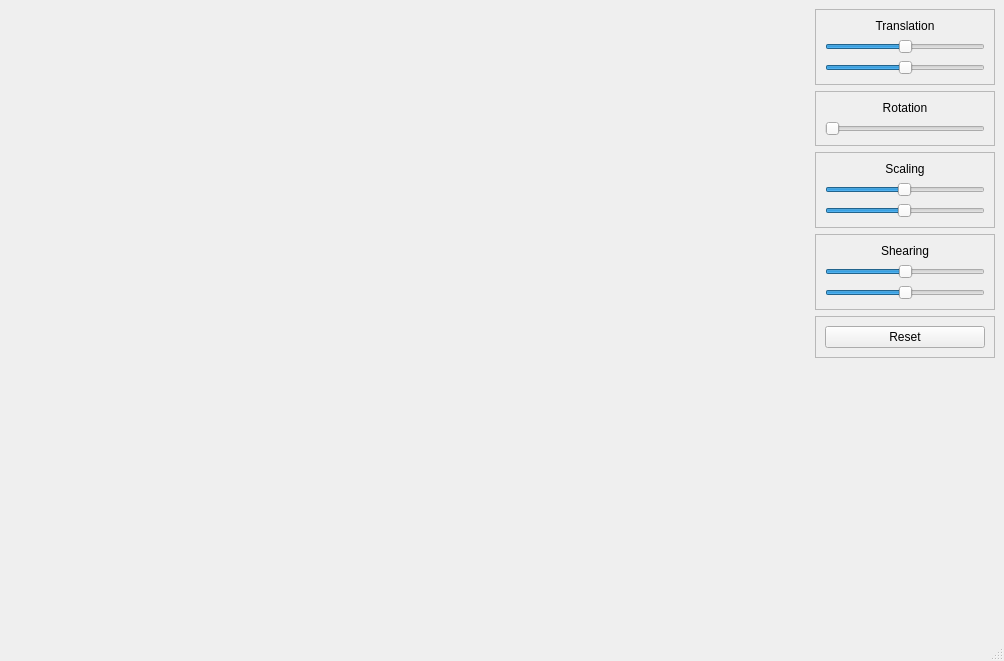
<?xml version="1.0" encoding="UTF-8"?>
<ui version="4.0">
 <class>MainWindow</class>
 <widget class="QMainWindow" name="MainWindow">
  <property name="geometry">
   <rect>
    <x>0</x>
    <y>0</y>
    <width>1004</width>
    <height>661</height>
   </rect>
  </property>
  <property name="windowTitle">
   <string>MainWindow</string>
  </property>
  <widget class="QWidget" name="centralwidget">
   <layout class="QHBoxLayout" name="horizontalLayout" stretch="3,1">
    <item>
     <widget class="Screen" name="widget" native="true">
      <property name="minimumSize">
       <size>
        <width>800</width>
        <height>600</height>
       </size>
      </property>
     </widget>
    </item>
    <item>
     <layout class="QVBoxLayout" name="verticalLayout">
      <item>
       <widget class="QFrame" name="translation_frame">
        <property name="frameShape">
         <enum>QFrame::Shape::StyledPanel</enum>
        </property>
        <property name="frameShadow">
         <enum>QFrame::Shadow::Raised</enum>
        </property>
        <layout class="QVBoxLayout" name="verticalLayout_2">
         <item>
          <widget class="QLabel" name="label">
           <property name="text">
            <string>Translation</string>
           </property>
           <property name="alignment">
            <set>Qt::AlignmentFlag::AlignCenter</set>
           </property>
          </widget>
         </item>
         <item>
          <widget class="QSlider" name="translationX">
           <property name="minimum">
            <number>-100</number>
           </property>
           <property name="maximum">
            <number>100</number>
           </property>
           <property name="value">
            <number>0</number>
           </property>
           <property name="orientation">
            <enum>Qt::Orientation::Horizontal</enum>
           </property>
          </widget>
         </item>
         <item>
          <widget class="QSlider" name="translationY">
           <property name="minimum">
            <number>-100</number>
           </property>
           <property name="maximum">
            <number>100</number>
           </property>
           <property name="value">
            <number>0</number>
           </property>
           <property name="orientation">
            <enum>Qt::Orientation::Horizontal</enum>
           </property>
          </widget>
         </item>
        </layout>
       </widget>
      </item>
      <item>
       <widget class="QFrame" name="rotation_frame">
        <property name="minimumSize">
         <size>
          <width>0</width>
          <height>30</height>
         </size>
        </property>
        <property name="frameShape">
         <enum>QFrame::Shape::StyledPanel</enum>
        </property>
        <property name="frameShadow">
         <enum>QFrame::Shadow::Raised</enum>
        </property>
        <layout class="QVBoxLayout" name="verticalLayout_3">
         <item>
          <widget class="QLabel" name="label2">
           <property name="text">
            <string>Rotation</string>
           </property>
           <property name="alignment">
            <set>Qt::AlignmentFlag::AlignCenter</set>
           </property>
          </widget>
         </item>
         <item>
          <widget class="QSlider" name="rotation">
           <property name="maximum">
            <number>100</number>
           </property>
           <property name="orientation">
            <enum>Qt::Orientation::Horizontal</enum>
           </property>
          </widget>
         </item>
        </layout>
       </widget>
      </item>
      <item>
       <widget class="QFrame" name="scaling_frame">
        <property name="minimumSize">
         <size>
          <width>0</width>
          <height>30</height>
         </size>
        </property>
        <property name="frameShape">
         <enum>QFrame::Shape::StyledPanel</enum>
        </property>
        <property name="frameShadow">
         <enum>QFrame::Shadow::Raised</enum>
        </property>
        <layout class="QVBoxLayout" name="verticalLayout_4">
         <item>
          <widget class="QLabel" name="label_2">
           <property name="text">
            <string>Scaling</string>
           </property>
           <property name="alignment">
            <set>Qt::AlignmentFlag::AlignCenter</set>
           </property>
          </widget>
         </item>
         <item>
          <widget class="QSlider" name="scalingX">
           <property name="minimum">
            <number>-99</number>
           </property>
           <property name="maximum">
            <number>100</number>
           </property>
           <property name="value">
            <number>0</number>
           </property>
           <property name="orientation">
            <enum>Qt::Orientation::Horizontal</enum>
           </property>
          </widget>
         </item>
         <item>
          <widget class="QSlider" name="scalingY">
           <property name="minimum">
            <number>-99</number>
           </property>
           <property name="maximum">
            <number>100</number>
           </property>
           <property name="value">
            <number>0</number>
           </property>
           <property name="orientation">
            <enum>Qt::Orientation::Horizontal</enum>
           </property>
          </widget>
         </item>
        </layout>
       </widget>
      </item>
      <item>
       <widget class="QFrame" name="shearing_frame">
        <property name="minimumSize">
         <size>
          <width>0</width>
          <height>30</height>
         </size>
        </property>
        <property name="frameShape">
         <enum>QFrame::Shape::StyledPanel</enum>
        </property>
        <property name="frameShadow">
         <enum>QFrame::Shadow::Raised</enum>
        </property>
        <layout class="QVBoxLayout" name="verticalLayout_5">
         <item>
          <widget class="QLabel" name="label_3">
           <property name="text">
            <string>Shearing</string>
           </property>
           <property name="alignment">
            <set>Qt::AlignmentFlag::AlignCenter</set>
           </property>
          </widget>
         </item>
         <item>
          <widget class="QSlider" name="shearingX">
           <property name="minimum">
            <number>-100</number>
           </property>
           <property name="maximum">
            <number>100</number>
           </property>
           <property name="value">
            <number>0</number>
           </property>
           <property name="orientation">
            <enum>Qt::Orientation::Horizontal</enum>
           </property>
          </widget>
         </item>
         <item>
          <widget class="QSlider" name="shearingY">
           <property name="minimum">
            <number>-100</number>
           </property>
           <property name="maximum">
            <number>100</number>
           </property>
           <property name="value">
            <number>0</number>
           </property>
           <property name="orientation">
            <enum>Qt::Orientation::Horizontal</enum>
           </property>
          </widget>
         </item>
        </layout>
       </widget>
      </item>
      <item>
       <widget class="QFrame" name="frame">
        <property name="minimumSize">
         <size>
          <width>0</width>
          <height>30</height>
         </size>
        </property>
        <property name="frameShape">
         <enum>QFrame::Shape::StyledPanel</enum>
        </property>
        <property name="frameShadow">
         <enum>QFrame::Shadow::Raised</enum>
        </property>
        <layout class="QVBoxLayout" name="verticalLayout_6">
         <item>
          <widget class="QPushButton" name="reset_btn">
           <property name="text">
            <string>Reset</string>
           </property>
          </widget>
         </item>
        </layout>
       </widget>
      </item>
      <item>
       <spacer name="verticalSpacer">
        <property name="orientation">
         <enum>Qt::Orientation::Vertical</enum>
        </property>
        <property name="sizeHint" stdset="0">
         <size>
          <width>20</width>
          <height>40</height>
         </size>
        </property>
       </spacer>
      </item>
     </layout>
    </item>
   </layout>
  </widget>
  <widget class="QMenuBar" name="menubar">
   <property name="geometry">
    <rect>
     <x>0</x>
     <y>0</y>
     <width>1004</width>
     <height>21</height>
    </rect>
   </property>
  </widget>
  <widget class="QStatusBar" name="statusbar"/>
 </widget>
 <customwidgets>
  <customwidget>
   <class>Screen</class>
   <extends>QWidget</extends>
   <header>screen.h</header>
   <container>1</container>
  </customwidget>
 </customwidgets>
 <resources/>
 <connections/>
</ui>
